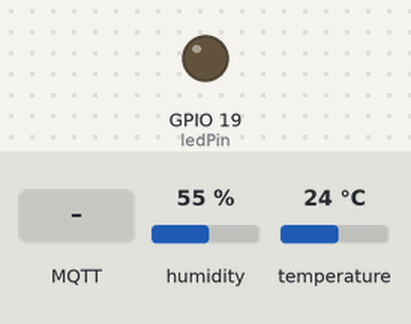
The sketch below on a simulated ESP32. On the bench: output pins drawn as LEDs (lit = HIGH). Inputs (shaded band) come from the test bench; at power-on: humidity 55 %, temperature 24 °C. WiFi joins after 1.5 s; servers stay silent unless stated; no MQTT or app messages arrive unless stated; what the sketch prints to the serial monitor is not drawn.

Above: at 2.7 s.
2.8 s: MQTT message "on" arrives on the first subscribed topic
At 7.0 s:
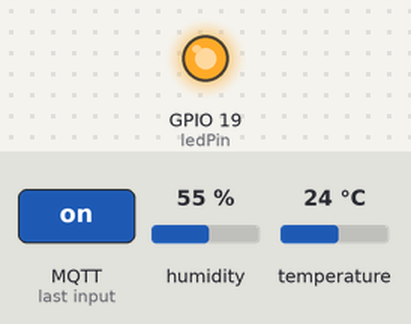
13.1 s: MQTT message "off" arrives on the first subscribed topic
At 17.8 s:
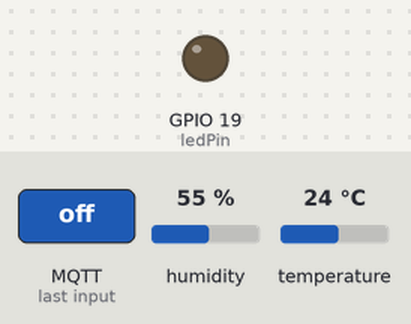
Timing chart, 0 to 19.3 s (numbered marks = the images above; inputs shaded):
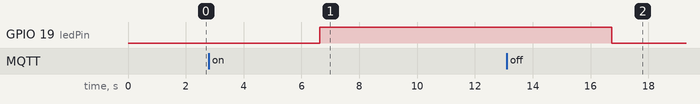

The sketch:

project_v2.ino
```cpp
#include <PubSubClient.h>

#include <WiFi.h>

#include "DHT.h"

#define DHTTYPE DHT11
const char * WIFI_SSID = "Redmi Note 9S"; // Your WiFi SSID
const char * WIFI_PASSWORD = "47472147eadf"; // Your WiFi password
const char * MQTT_SERVER = "12.34.56.78"; // Your VM instance public IP address
const char * MQTT_TOPIC = "iot"; // MQTT topic for subscription
const int MQTT_PORT = 1883; // Non-TLS communication port
const int dht11Pin = 21; // DHT11 sensor pin
const int ledPin = 19;
char buffer[128] = ""; // Text buffer
DHT dht(dht11Pin, DHTTYPE);
WiFiClient espClient;
PubSubClient client(espClient);
void setup_wifi() {
  delay(10);
  Serial.println();
  Serial.print("Connecting to ");
  Serial.println(WIFI_SSID);
  WiFi.mode(WIFI_STA);
  WiFi.begin(WIFI_SSID, WIFI_PASSWORD);
  while (WiFi.status() != WL_CONNECTED) {
    delay(500);
    Serial.print(".");
  }
  Serial.println("");
  Serial.println("WiFi connected");
  Serial.print("IP address: ");
  Serial.println(WiFi.localIP());
}
void setup() {
  Serial.begin(9600); // Initiate serial communication
  dht.begin(); // Initialize DHT sensor
  pinMode(19, OUTPUT);
  setup_wifi(); // Connect to the WiFi network
  client.setServer(MQTT_SERVER, MQTT_PORT); // Set up the MQTT client
  client.setCallback(callback);
}

void loop() {
  if (!client.connected()) {
    reconnect();
  }
  client.loop();
  delay(5000);
  float temperature = dht.readTemperature();
  float humidity = dht.readHumidity();
  snprintf(buffer, sizeof(buffer), "{\"temperature\": %.2f, \"humidity\": %.2f}", temperature, humidity);
  client.publish(MQTT_TOPIC, buffer);
  Serial.println(buffer);
}

void callback(char* topic, byte* payload, unsigned int length) {
  if(strcmp(topic, "light_switch") == 0) {
    Serial.print("Message arrived [");
    Serial.print(topic);
    Serial.print("] ");
    Serial.println();

    // Convert payload to a null-terminated string
    char message[length + 1];
    memcpy(message, payload, length);
    message[length] = '\0'; // Null-terminate the string


    if(strcmp(message, "on") == 0) {
      Serial.println("The light switch is ON");
      digitalWrite(ledPin, HIGH);
    } else if (strcmp(message, "off") == 0) {
      Serial.println("The light switch is OFF");
      digitalWrite(ledPin, LOW);
    } else {
      Serial.print("Unknown payload: ");
      Serial.println(message);
    }

  } else {
    Serial.println("someting went wrong!");
  }
}


void reconnect() {
  while (!client.connected()) {
    Serial.println("Attempting MQTT connection...");
    if (client.connect("ESP32Client", "your_broker_username", "your_broker_pass")) {
      Serial.println("Connected to MQTT server");
      client.subscribe("light_switch");
    } else {
      Serial.print("Failed, rc=");
      Serial.print(client.state());
      Serial.println(" Retrying in 5 seconds...");
      delay(5000);
    }
  }
}
```

Measured:
- after the input at 2.8 s, GPIO 19 (ledPin): LOW → HIGH after 3.8 s
- after the input at 13.1 s, GPIO 19 (ledPin): HIGH → LOW after 3.6 s
